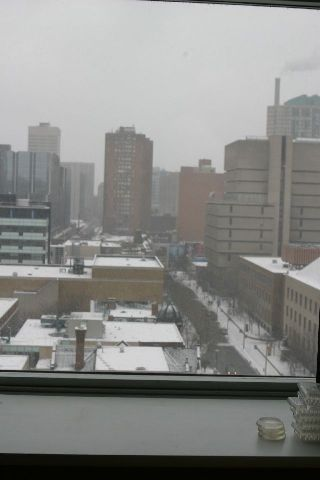
#> input picture TriangulationMatting/window.jpg, 320 x 480 px
$ python triangulationMatting.py   (Python 2 division)   (older library calls are emulated)
#> lines starting #> are read from the running program, lines starting #| are printed output that depends on the picture
# -*- coding: utf-8 -*-
"""
Created on Mon Mar 23 11:10:03 2015

@author: Soon Chee Loong
"""

from pylab import *
import numpy as np
import matplotlib.pyplot as plt
import matplotlib.cbook as cbook
import random
import time
from scipy.misc import imread
from scipy.misc import imresize
import matplotlib.image as mpimg
import os

def outputImages (compA, compB, backA, backB, newBack, saveDir, name, smaller):

    # Image 1: Flower
    # ImgFCA: FlowerWithBackgroundA (Composite A)
    # ImgFCV: FlowerWithBackgroundB (Composite B)
    # ImgFBA: FlowerBackgroundA
    # ImgFBB: FlowerBackgroundB

#> called with compA = 'leaves-compA.jpg', compB = 'leaves-compB.jpg', backA = 'leaves-backA.jpg', backB = 'leaves-backB.jpg', newBack = 'window.jpg', saveDir = './outputImages/', name = 'leaves', smaller = False
    ImgWC = imread(newBack)
#> ImgWC is the input picture: shape (480, 320, 3); mean R, G, B 136.6, 137.2, 134.6
    ImgFCA = imread(compA)
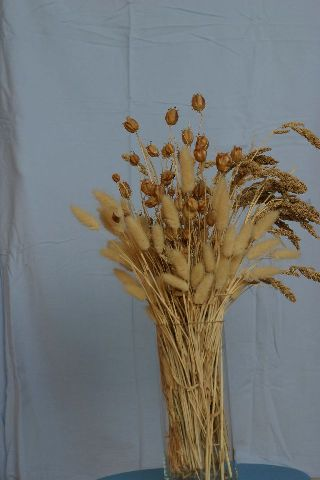
#> input picture TriangulationMatting/leaves-compA.jpg, 320 x 480 px
#> ImgFCA is the input picture: shape (480, 320, 3); mean R, G, B 115.7, 117.6, 115.3
    ImgFCB = imread(compB)
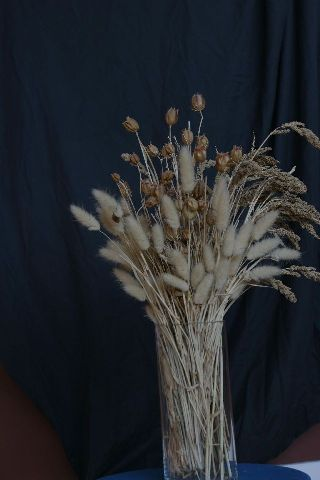
#> input picture TriangulationMatting/leaves-compB.jpg, 320 x 480 px
#> ImgFCB is the input picture: shape (480, 320, 3); mean R, G, B 36.7, 40.1, 45.1
    ImgFBA = imread(backA)
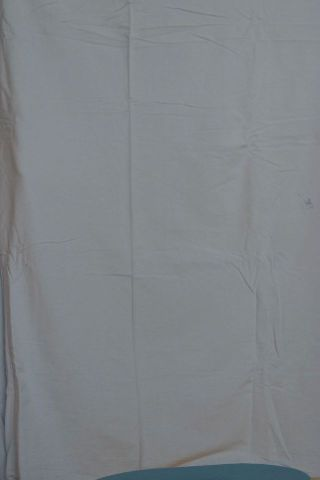
#> input picture TriangulationMatting/leaves-backA.jpg, 320 x 480 px
#> ImgFBA is the input picture: shape (480, 320, 3); mean R, G, B 127.6, 132.2, 136.5
    ImgFBB = imread(backB)
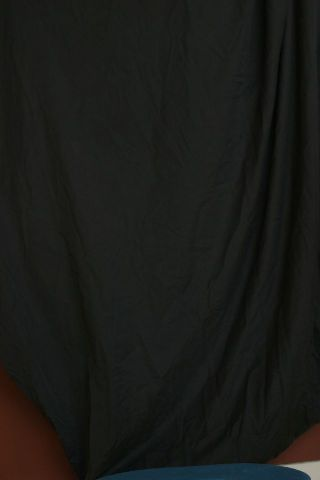
#> input picture TriangulationMatting/leaves-backB.jpg, 320 x 480 px
#> ImgFBB is the input picture: shape (480, 320, 3); mean R, G, B 26.4, 27.2, 24.2

    # Temporary for rescaling images the first time of run
    if smaller == True:
        while ImgWC.shape[0]>960:
            ImgWC = imresize(ImgWC, .5)
            ImgFCA = imresize(ImgFCA, .5)
            ImgFCB = imresize(ImgFCB, .5)
            ImgFBA = imresize(ImgFBA, .5)
            ImgFBB = imresize(ImgFBB, .5)

        ImgWC = imresize(ImgWC, [480,320])
        ImgFCA = imresize(ImgFCA, [480,320])
        ImgFCB = imresize(ImgFCB, [480,320])
        ImgFBA = imresize(ImgFBA, [480,320])
        ImgFBB = imresize(ImgFBB, [480,320])
        imsave(saveDir + 'background1.png',ImgFBA)
        imsave(saveDir + 'background2.png',ImgFBB)
        imsave(saveDir + 'composite1.png',ImgFCA)
        imsave(saveDir + 'composite2.png',ImgFCB)
        imsave(saveDir + 'newbackground.png',ImgWC)


    # Normalize all images by 255 to be in range 0 to 1 for all 3 color channels
    ImgFCA = double(ImgFCA) / 255.0 # Convert double and resize to [0,1]
    ImgFCB = double(ImgFCB) / 255.0 # Convert double and resize to [0,1]
    ImgFBA = double(ImgFBA) / 255.0 # Convert double and resize to [0,1]
    ImgFBB = double(ImgFBB) / 255.0 # Convert double and resize to [0,1]
    ImgWC = double(ImgWC) / 255.0 # Convert double and resize to [0,1]
    #imshow(ImgFCA)


    # To know how to save to see the output
    '''
    imsave( + 'ImgFCA.png',ImgFCA)
    imsave("./outputImages/" + 'ImgFCB.png',ImgFCB)
    imsave("./outputImages/" + 'ImgFBA.png',ImgFBA)
    imsave("./outputImages/" + 'ImgFBB.png',ImgFBB)
    '''
    # Define a 6x4 matrix for A
    A = np.zeros([ImgFCA.shape[0], ImgFCA.shape[1],6,4])
    # Define a 4x1 matrix for A
    X = np.zeros([ImgFCA.shape[0], ImgFCA.shape[1], 4, 1])
    # Define a 6x1 matrix for B
    B = np.zeros([ImgFCA.shape[0], ImgFCA.shape[1], 6, 1])

    # Has RGB Component
    OutputFlowerForeground =  np.zeros([ImgFCA.shape[0], ImgFCA.shape[1],3])
    OutputFlowerAlpha =  np.zeros([ImgFCA.shape[0], ImgFCA.shape[1]])
    OutputFlowerWindow =  np.zeros([ImgFCA.shape[0], ImgFCA.shape[1],3])
    for i in range(ImgFCA.shape[0]):
        for j in range(ImgFCA.shape[1]):
            # Insert identities
            A[i,j,0,0] = 1
            A[i,j,1,1] = 1
            A[i,j,2,2] = 1
            A[i,j,3,0] = 1
            A[i,j,4,1] = 1
            A[i,j,5,2] = 1
            # Insert colors
            A[i,j,0,3] = -ImgFBA[i,j,0] # Background1 Red component
            A[i,j,1,3] = -ImgFBA[i,j,1] # Background1 Green component
            A[i,j,2,3] = -ImgFBA[i,j,2] # Background1 Blue component
            A[i,j,3,3] = -ImgFBB[i,j,0] # Background2 Red component
            A[i,j,4,3] = -ImgFBB[i,j,1] # Background2 Green component
            A[i,j,5,3] = -ImgFBB[i,j,2] # Background2 Blue component
            B[i,j,0,0] = ImgFCA[i,j,0] - ImgFBA[i,j,0]
            B[i,j,1,0] = ImgFCA[i,j,1] - ImgFBA[i,j,1]
            B[i,j,2,0] = ImgFCA[i,j,2] - ImgFBA[i,j,2]
            B[i,j,3,0] = ImgFCB[i,j,0] - ImgFBB[i,j,0]
            B[i,j,4,0] = ImgFCB[i,j,1] - ImgFBB[i,j,1]
            B[i,j,5,0] = ImgFCB[i,j,2] - ImgFBB[i,j,2]
            # Compute the pseudo inverse for this pixel
            apseudoInverse = np.linalg.pinv(A[i,j])
            # Compure the foreground and alpha values for this pixel
            X[i,j, :] =   np.dot(apseudoInverse, B[i,j,:])
            OutputFlowerAlpha[i,j] = X[i,j,3,0]
            OutputFlowerAlpha[i,j] = np.clip(OutputFlowerAlpha[i,j],0 , 1)
            OutputFlowerForeground[i,j,0] = X[i,j,0,0] * OutputFlowerAlpha[i,j]
            OutputFlowerForeground[i,j,0] = np.clip(OutputFlowerForeground[i,j,0], 0, 1)
            OutputFlowerForeground[i,j,1] = X[i,j,1,0] * OutputFlowerAlpha[i,j]
            OutputFlowerForeground[i,j,1] = np.clip(OutputFlowerForeground[i,j,1], 0, 1)
            OutputFlowerForeground[i,j,2] = X[i,j,2,0] * OutputFlowerAlpha[i,j]
            OutputFlowerForeground[i,j,2] = np.clip(OutputFlowerForeground[i,j,2], 0, 1)

            OutputFlowerWindow[i,j,0] = OutputFlowerForeground[i,j,0] + (1-OutputFlowerAlpha[i,j])* ImgWC[i,j,0]
            OutputFlowerWindow[i,j,1] = OutputFlowerForeground[i,j,1] + (1-OutputFlowerAlpha[i,j])* ImgWC[i,j,1]
            OutputFlowerWindow[i,j,2] = OutputFlowerForeground[i,j,2] + (1-OutputFlowerAlpha[i,j])* ImgWC[i,j,2]
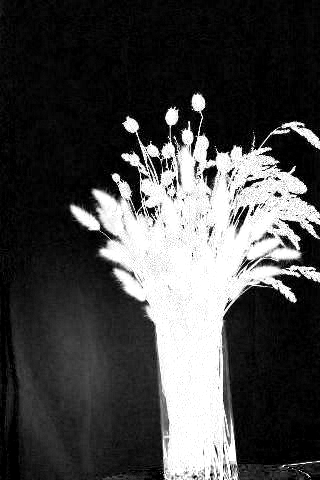
#> OutputFlowerAlpha: shape (480, 320) float64; min 0, max 1, mean 0.282
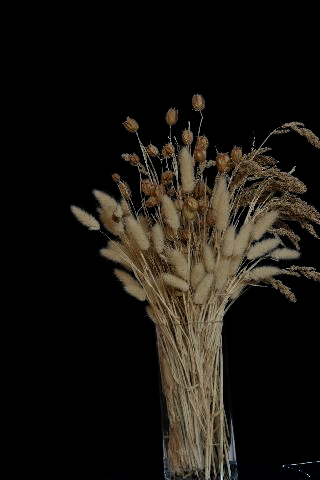
#> OutputFlowerForeground: shape (480, 320, 3) float64; mean R, G, B 0.0969, 0.0839, 0.0648
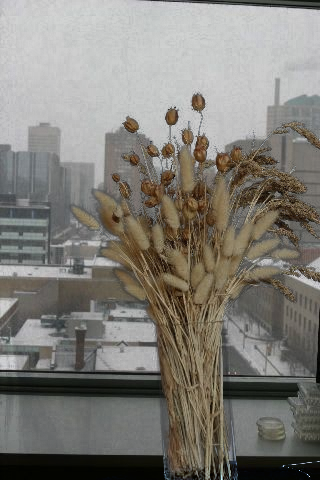
#> OutputFlowerWindow: shape (480, 320, 3) float64; mean R, G, B 0.502, 0.492, 0.467

    # make the matrix large enough to handle every single pixel
    imsave(saveDir + name + 'OutputComposite.png',OutputFlowerWindow)
    imsave(saveDir + name + 'OutputForeground.png',OutputFlowerForeground)
    gray()
    imsave(saveDir + name + 'OutputAlpha.png',OutputFlowerAlpha)


print "Starting Assignment 4"
outputImages('leaves-compA.jpg','leaves-compB.jpg', 'leaves-backA.jpg',
'leaves-backB.jpg', 'window.jpg', './outputImages/' , 'leaves', False)

outputImages('flowers-compA.jpg','flowers-compB.jpg', 'flowers-backA.jpg',
'flowers-backB.jpg', 'window.jpg', './outputImages/', 'flower', False)
#> (the run stopped early here; a loop or call above may not have finished)
